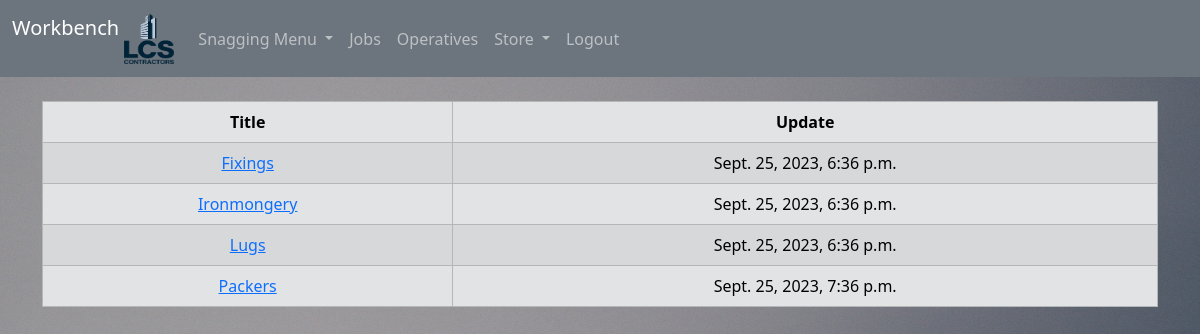
The page /store/collection (signed in) on the database as committed earlier.
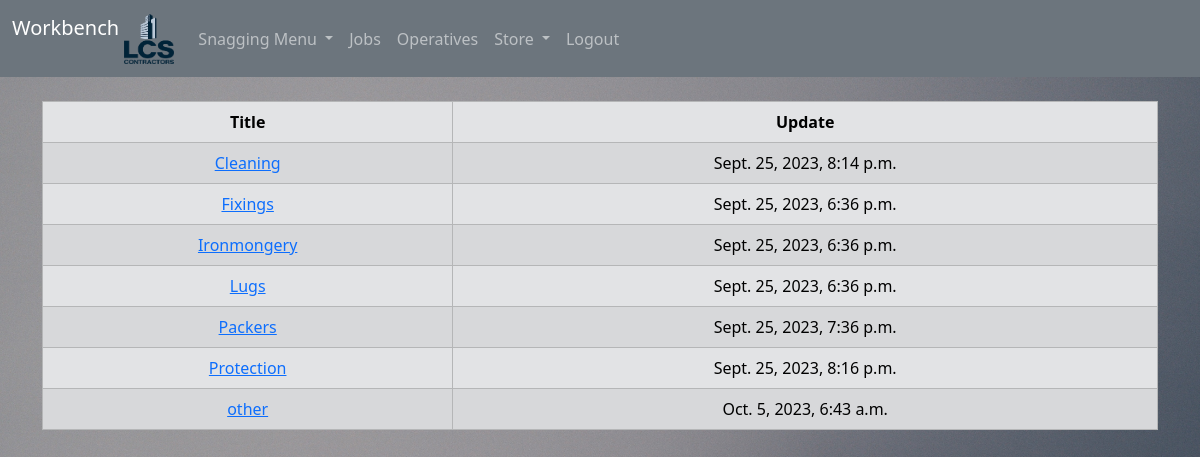
The same page on the database as committed later.
### store/models.py (models this page shows, shortened)
class Collection(models.Model):
    title = models.CharField(max_length=200)
    update = models.DateTimeField(auto_now=True)
    class Meta:
        ordering = ["title"]

### store/views.py (the view)
# urls.py: path("collection", views.collection, name="store/collection"),
def collection(request):
    collections = Collection.objects.values(
        "title",
        "update",
        "id",
    )
    return render(request, "store/collection.html", {"collections": collections})

### store/templates/store/collection.html (shortened to what this page needs)
{%extends 'base.html'%} {%block content%} {%if user.is_authenticated %}
<table class="table table-hover table-bordered table-secondary table-striped">
  <thead class="table-secondary">
    <tr>
      <th scope="col">Title</th>
      <th scope="col">Update</th>
    </tr>
  </thead>
  <tbody>
    {% if collections %} {%for collection in collections%}
    <tr>
      <td>
      <a href="{% url 'store/items_collection' collection.id %}"
        >{{ collection.title }}</a</td>
      <td>{{collection.update}}</td>
    </tr>
    {%endfor%}
  </tbody>
</table>
{% endif %} {% endif %} {% endblock %}

Rows that differ between the two databases and show on the page:
added Collection: title "Cleaning", update "Sept. 25, 2023, 8:14 p.m."
added Collection: title "Protection", update "Sept. 25, 2023, 8:16 p.m."
added Collection: title "other", update "Oct. 5, 2023, 6:43 a.m."
